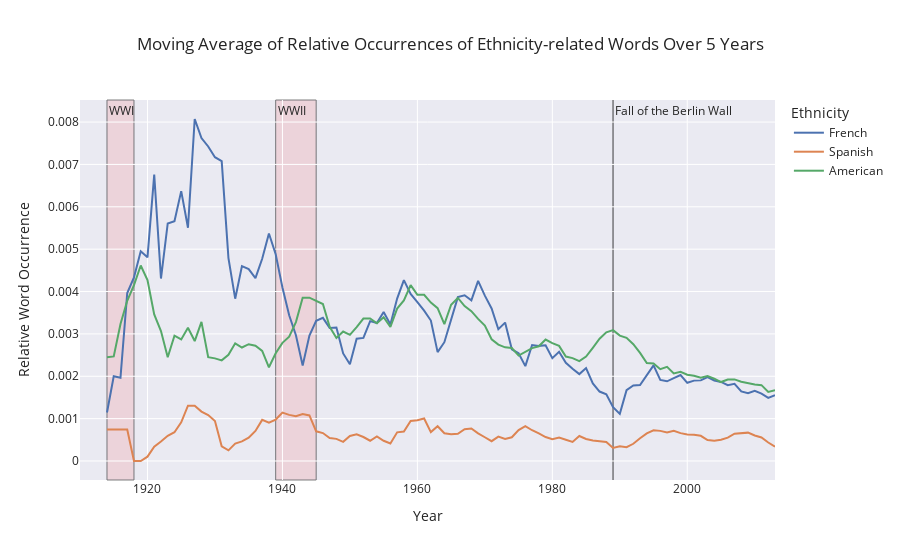

Notebook code cell kept with this figure:
### Code cell
ethnicities=['French','Spanish','American']
fig = plot_relative_occurrences(df_sum, ethmerged, ethnicities,[
    ('1914', '1918', 'WWI'),
    ('1939', '1945', 'WWII'),
    ('1989', '1989', 'Fall of the Berlin Wall')
])
fig.show()
fig_json = fig.to_json()

with open('figures/ethnicity-representation2.json', 'w') as json_file:
   json.dump(json.loads(fig_json), json_file, indent=4)
